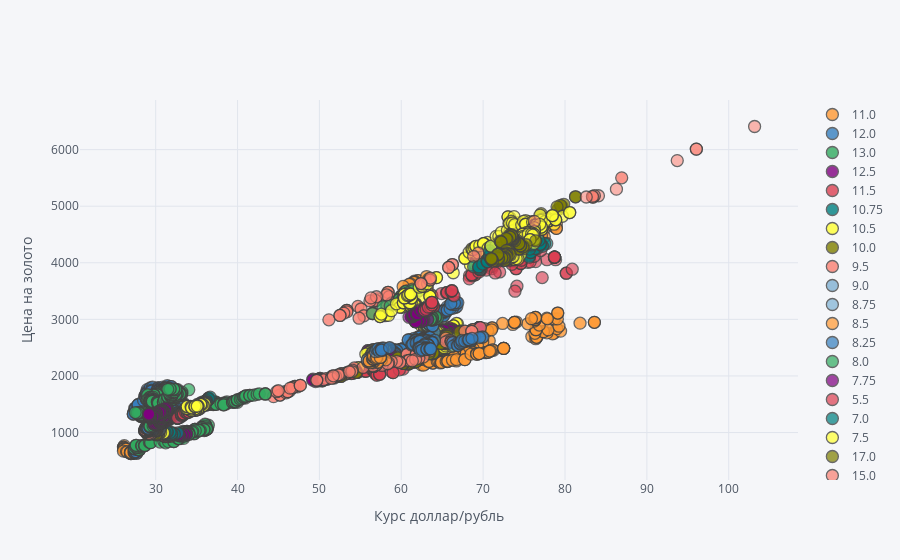

Here is the notebook cell this chart was saved with:
### Markdown cell above
### Можно поподробнее рассмотреть самую сильную из имеющихся связей

### Code cell
df.iplot(x='usdrub',y='gold',categories='cb_key_rate', xTitle='Курс доллар/рубль',
                  yTitle='Цена на золото')
